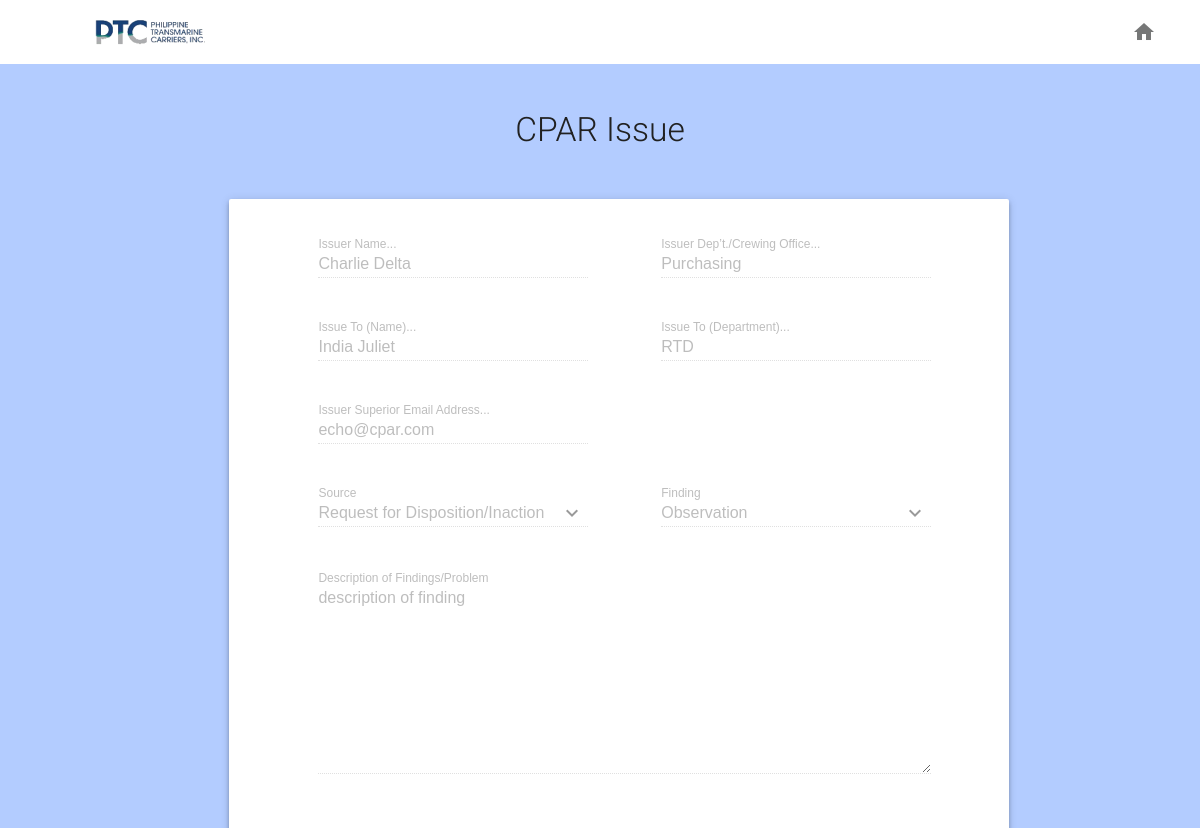
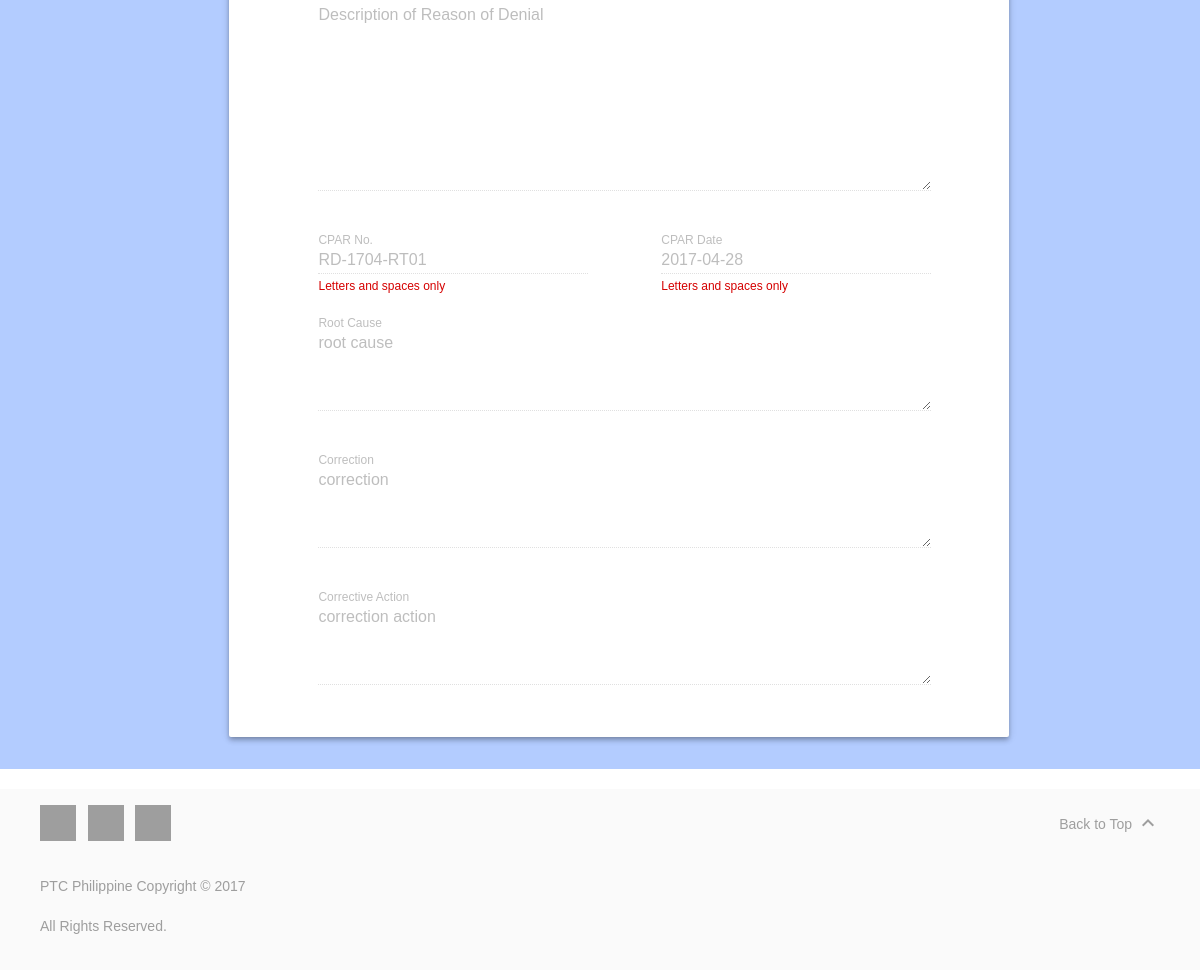
/issuer-view-issue.php?issue_id_to_view=1 (signed in), run on the app's committed database (2 pictures, top to bottom).
### tables this page shows
CREATE TABLE `iss` (
  `ISS_ID` int(11) NOT NULL AUTO_INCREMENT,
  `ISS_SRC` varchar(50) DEFAULT NULL,
  `ISS_FNDNG` varchar(50) DEFAULT NULL,
  `ISS_FNDNG_DSC` longtext,
  `ISS_APPRVL_STS` varchar(50) DEFAULT NULL,
  `ISS_VLDT_STS` varchar(50) DEFAULT NULL,
  `ISS_RSN_FR_DNL` longtext,
  `ISS_DT` date DEFAULT NULL,
  `ISS_TM` time DEFAULT NULL,
  `ISS_USR_ISSR_ID` int(11) DEFAULT NULL,
  `ISS_USR_SPR_ID` int(11) DEFAULT NULL,
  `ISS_USR_CNCRN_ID` int(11) DEFAULT NULL,
  `ISS_CNCRN_ID` int(11) DEFAULT NULL,
  `ISS_DT_CRTD` date DEFAULT NULL,
  `ISS_DT_APPRVD` date DEFAULT NULL,
  PRIMARY KEY (`ISS_ID`),
  KEY `ISS_USR_ID` (`ISS_USR_ISSR_ID`),
  KEY `ISS_USR_SPR_ID` (`ISS_USR_SPR_ID`),
  KEY `ISS_USR_CNCRN_ID` (`ISS_USR_CNCRN_ID`),
  KEY `ISS_CNCRN_ID` (`ISS_CNCRN_ID`)
);

CREATE TABLE `usr` (
  `USR_ID` int(11) unsigned NOT NULL AUTO_INCREMENT,
  `USR_NM` varchar(25) DEFAULT NULL,
  `USR_EML` varchar(25) DEFAULT NULL,
  `USR_DPRTMNT` varchar(25) DEFAULT NULL,
  `USR_ACCNT_ID` int(11) unsigned DEFAULT NULL,
  `USR_ACCNT_TYP_ID` int(11) unsigned DEFAULT NULL,
  PRIMARY KEY (`USR_ID`),
  KEY `U_ACCNT_ID` (`USR_ACCNT_ID`),
  KEY `USR_ACCNT_TYP` (`USR_ACCNT_TYP_ID`)
);

CREATE TABLE `iss_cncrn` (
  `ISS_CNCRN_ID` int(11) unsigned NOT NULL AUTO_INCREMENT,
  `ISS_CPR_NMBR` varchar(255) DEFAULT NULL,
  `ISS_RT_CSE` longtext,
  `ISS_CRRCTN` longtext,
  `ISS_CRRCTN_ACTN` longtext,
  `ISS_CPR_DT` date DEFAULT NULL,
  `ISS_CNCRN_CMPLTN_DT` date DEFAULT NULL,
  `ISS_CNCRN_DT_APPRVD` date DEFAULT NULL,
  `ISS_CNCRN_APPRVL_STS` varchar(50) DEFAULT NULL,
  `ISS_CNCRN_VLDT_STS` varchar(50) DEFAULT NULL,
  `ISS_CNCRN_RSN_FR_DNL` longtext,
  `ISS_CNCRN_ISS_ID` int(11) unsigned DEFAULT NULL,
  PRIMARY KEY (`ISS_CNCRN_ID`),
  KEY `ISS_CNCRN_ISS_ID` (`ISS_CNCRN_ISS_ID`)
);

### include/view_issue_load_data.php (called while the page is built, shortened)
<?php
require_once('connect/connect.php');
if(isset($_GET['issue_id_to_view'])){
	$iss_id = $_GET['issue_id_to_view'];
	$sql_stmt = 'SELECT *
					FROM ISS
					WHERE ISS.ISS_ID = ' . $iss_id . ' LIMIT 1';
	if($sql = mysqli_query($con, $sql_stmt)) {
		while ($row = mysqli_fetch_array($sql, MYSQLI_ASSOC)){
			$iss_apprvl_sts = $row['ISS_APPRVL_STS'];
			$iss_vldt_sts = $row['ISS_VLDT_STS'];
			$iss_rsn_fr_dnl = $row['ISS_RSN_FR_DNL'];
			$iss_emp_id = $row['ISS_CNCRN_ID'];
			$iss_dt_apprvd = $row['ISS_DT_APPRVD'];
			$iss_data[] = $row;
		}
	}
	if($iss_apprvl_sts == 'Denied' || $iss_vldt_sts == 'VALIDATE' || empty($iss_vldt_sts)
		|| !empty($iss_rsn_fr_dnl) || empty($iss_emp_id) || empty($iss_dt_apprvd)) {
		$sql_stmt = 'SELECT *
						FROM ISS, USR
						WHERE ISS.ISS_USR_ISSR_ID=USR.USR_ID
						AND ISS.ISS_ID='.$iss_id.' LIMIT 1';
		if($sql = mysqli_query($con, $sql_stmt)) {
			while ($row = mysqli_fetch_array($sql, MYSQLI_ASSOC)) {
				$issr_data[] = $row;
			}
		}
		$sql_stmt = 'SELECT *
						FROM ISS, USR
						WHERE ISS.ISS_USR_SPR_ID=USR.USR_ID
						AND ISS.ISS_ID='.$iss_id.' LIMIT 1';
		if($sql = mysqli_query($con, $sql_stmt)) {
			while ($row = mysqli_fetch_array($sql, MYSQLI_ASSOC)) {
				$spr_data[] = $row;
			}
		}
		$sql_stmt = 'SELECT *
						FROM ISS, USR
						WHERE ISS.ISS_USR_CNCRN_ID=USR.USR_ID
						AND ISS.ISS_ID='.$iss_id.' LIMIT 1';
		if($sql = mysqli_query($con, $sql_stmt)) {
			while ($row = mysqli_fetch_array($sql, MYSQLI_ASSOC)) {
				$emp_data[] = $row;
			}
		}
	} else {
		$sql_stmt = 'SELECT *
						FROM ISS, ISS_CNCRN, USR
						WHERE ISS.ISS_ID=ISS_CNCRN.ISS_CNCRN_ISS_ID
						AND ISS.ISS_USR_ISSR_ID=USR.USR_ID
						AND ISS.ISS_ID='.$iss_id.' LIMIT 1';
		if($sql = mysqli_query($con, $sql_stmt)) {
			while ($row = mysqli_fetch_array($sql, MYSQLI_ASSOC)) {
				$cpar_no = $row['ISS_CPR_NMBR'];
				$cpar_date = $row['ISS_CPR_DT'];
				$root_cause = $row['ISS_RT_CSE'];
				$correction = $row['ISS_CRRCTN'];
				$correction_action = $row['ISS_CRRCTN_ACTN'];
				$issr_data[] = $row;
			}
		}
		$sql_stmt = 'SELECT *
						FROM ISS, ISS_CNCRN, USR
						WHERE ISS.ISS_ID=ISS_CNCRN.ISS_CNCRN_ISS_ID
						AND ISS.ISS_USR_SPR_ID=USR.USR_ID
						AND ISS.ISS_ID='.$iss_id.' LIMIT 1';
		if($sql = mysqli_query($con, $sql_stmt)) {
			while ($row = mysqli_fetch_array($sql, MYSQLI_ASSOC)) {
				$spr_data[] = $row;
			}
		}
		$sql_stmt = 'SELECT *
						FROM ISS, ISS_CNCRN, USR
						WHERE ISS.ISS_ID=ISS_CNCRN.ISS_CNCRN_ISS_ID
						AND ISS.ISS_USR_CNCRN_ID=USR.USR_ID
						AND ISS.ISS_ID='.$iss_id.' LIMIT 1';
		if($sql = mysqli_query($con, $sql_stmt)) {
			while ($row = mysqli_fetch_array($sql, MYSQLI_ASSOC)) {
				$emp_data[] = $row;
			}
		}
	}
}
?>

### issuer-view-issue.php (the view, shortened to what this page needs)
<!doctype html>
<html lang="en">
  <?php include_once('header.php');
		require_once('include/check_session.php');
		require_once('include/view_issue_load_data.php');
	?>
  <body>
    <div class="mdl-layout mdl-js-layout mdl-layout--fixed-header">
      <?php include_once('issuer/issuer-manage-account-topbar.php'); ?>
         <main class="android-content mdl-layout__content">
           <div class="page-content" style="background-color: #b3ccff">
          <br>
           <div class="mdl-tabs__panel is-active" id="demo">
              <h1>CPAR Issue</h1>
       <div class="mdl-grid">
            <div class="mdl-cell mdl-cell--2-col"></div>
            <div class="mdl-cell mdl-cell--10-col">
               <div class="mdl-grid portfolio-max-width portfolio-contact">
                <div class="mdl-cell mdl-cell--10-col mdl-card mdl-shadow--4dp">
                    <div class="mdl-card__supporting-text">
                            <form action="#" class="">
                                 <div class="mdl-grid">
                                    <div class="mdl-cell mdl-cell--1-col"></div>
                                     <div class="mdl-cell mdl-cell--5-col">
                                        <div class="mdl-textfield mdl-js-textfield mdl-textfield--floating-label" style="width: 100%">
                                            <input class="mdl-textfield__input" pattern="[A-Z,a-z, ]*" type="text" id="Name" value="<?php echo $issr_data[0]['USR_NM'];?>" disabled="true">
                                            <label class="mdl-textfield__label" for="Name">Issuer Name...</label>
                                        </div>
                                     </div>
                                     <div class="mdl-cell mdl-cell--1-col"></div>
                                     <div class="mdl-cell mdl-cell--5-col">
                                          <div class="mdl-textfield mdl-js-textfield mdl-textfield--floating-label" style="width: 100%">
                                            <input class="mdl-textfield__input" pattern="[A-Z,a-z, ]*" type="text" id="Name" value="<?php echo $issr_data[0]['USR_DPRTMNT'];?>" disabled="true">
                                            <label class="mdl-textfield__label" for="Name">Issuer Dep’t./Crewing Office...</label>
                                        </div>
                                     </div>
                                    <div class="mdl-cell mdl-cell--1-col"></div>
                                     <div class="mdl-cell mdl-cell--5-col">
                                       <div class="mdl-textfield mdl-js-textfield mdl-textfield--floating-label" style="width: 100%">
                                            <input class="mdl-textfield__input" pattern="[A-Z,a-z, ]*" type="text" id="Name"  value="<?php echo $emp_data[0]['USR_NM'];?>" disabled="true">
                                            <label class="mdl-textfield__label" for="Name">Issue To (Name)...</label>
                                        </div>
                                     </div>
                                     <div class="mdl-cell mdl-cell--1-col"></div>
                                     <div class="mdl-cell mdl-cell--5-col">
                                        <div class="mdl-textfield mdl-js-textfield mdl-textfield--floating-label" style="width: 100%">
                                            <input class="mdl-textfield__input" pattern="[A-Z,a-z, ]*" type="text" id="Name"  value="<?php echo $emp_data[0]['USR_DPRTMNT'];?>" disabled="true">
                                            <label class="mdl-textfield__label" for="Name">Issue To (Department)...</label>
                                        </div>
                                     </div>
                                     <div class="mdl-cell mdl-cell--1-col"></div>
                                     <div class="mdl-cell mdl-cell--5-col">
                                        <div class="mdl-textfield mdl-js-textfield mdl-textfield--floating-label" style="width: 100%">
                                            <input class="mdl-textfield__input" pattern="[A-Z,a-z,0-9,@,. ]*" type="email" id="Name"  value="<?php echo $spr_data[0]['USR_EML'];?>" disabled="true">
                                            <label class="mdl-textfield__label" for="Name">Issuer Superior Email Address...</label>
                                         </div>
                                     </div>
                                    <div class="mdl-cell mdl-cell--6-col"></div>
                                     <br>
                                    <div class="mdl-cell mdl-cell--1-col"></div>
                                     <div class="mdl-cell mdl-cell--5-col">
                                        <div class="mdl-textfield mdl-js-textfield mdl-textfield--floating-label getmdl-select getmdl-select__fullwidth getmdl-select__fix-height">
                                            <input class="mdl-textfield__input" type="text" id="sample" readonly tabIndex="-1"  value="<?php echo $iss_data[0]['ISS_SRC'];?>" disabled="true">
                                            <label for="sample2">
                                                <i class="mdl-icon-toggle__label material-icons">keyboard_arrow_down</i>
                                            </label>
                                            <label for="sample" class="mdl-textfield__label">Source</label>
                                        </div>
                                     </div>
                                     <br>
                                     <div class="mdl-cell mdl-cell--1-col"></div>
                                     <div class="mdl-cell mdl-cell--5-col">
                                        <div class="mdl-textfield mdl-js-textfield mdl-textfield--floating-label getmdl-select getmdl-select__fullwidth getmdl-select__fix-height">
                                            <input class="mdl-textfield__input" type="text" id="sample2" value="<?php echo $iss_data[0]['ISS_FNDNG'];?>" readonly tabIndex="-1" disabled="true">
                                            <label for="sample2">
                                                <i class="mdl-icon-toggle__label material-icons">keyboard_arrow_down</i>
                                            </label>
                                            <label for="sample2" class="mdl-textfield__label">Finding</label>
                                        </div>
                                     </div>
                                     <br>
                                     <div class="mdl-cell mdl-cell--1-col"></div>
                                     <div class="mdl-cell mdl-cell--11-col">
                                        <div class="mdl-textfield mdl-js-textfield mdl-textfield--floating-label" style="width: 100%">
                                            <textarea disabled="true" class="mdl-textfield__input" type="text" rows= "10" cols="15" id="sample5" ><?php echo $iss_data[0]['ISS_FNDNG_DSC'];?></textarea>
                                            <label class="mdl-textfield__label" for="sample5">Description of Findings/Problem</label>
                                          </div>
                                    </div>
									<div class="mdl-cell mdl-cell--1-col"></div>
                                     <div class="mdl-cell mdl-cell--11-col">
                                        <div class="mdl-textfield mdl-js-textfield mdl-textfield--floating-label" style="width: 100%">
                                            <textarea name="reason_for_denial_desc" class="mdl-textfield__input" type="text" rows= "10" cols="15" disabled="true" id="sample5" ><?php echo $iss_rsn_fr_dnl;?></textarea>
                                            <label class="mdl-textfield__label" for="sample5">Description of Reason of Denial</label>
                                          </div>
                                    </div>
									<div class="mdl-cell mdl-cell--1-col"></div>
                                     <div class="mdl-cell mdl-cell--5-col">
                                        <div class="mdl-textfield mdl-js-textfield mdl-textfield--floating-label" style="width: 100%">
                                            <input name="cpar_no" class="mdl-textfield__input" pattern="[A-Z,a-z, ]*" type="text" id="Name" disabled="true" value="<?php echo $cpar_no;?>">
                                            <label class="mdl-textfield__label" for="Name">CPAR No.</label>
                                            <span class="mdl-textfield__error">Letters and spaces only</span>
                                        </div>
                                     </div>
                                     <div class="mdl-cell mdl-cell--1-col"></div>
                                     <div class="mdl-cell mdl-cell--5-col">
                                          <div class="mdl-textfield mdl-js-textfield mdl-textfield--floating-label" style="width: 100%">
                                            <input name="cpar_date" class="mdl-textfield__input" pattern="[A-Z,a-z, ]*" type="text" id="Name" disabled="true" value="<?php echo $cpar_date;?>">
                                            <label class="mdl-textfield__label" for="Name">CPAR Date</label>
                                            <span class="mdl-textfield__error">Letters and spaces only</span>
                                        </div>
                                     </div>
                                     <br>
                                     <div class="mdl-cell mdl-cell--1-col"></div>
                                     <div class="mdl-cell mdl-cell--11-col">
                                        <div class="mdl-textfield mdl-js-textfield mdl-textfield--floating-label" style="width: 100%">
                                            <textarea name="root_cause" class="mdl-textfield__input" type="text" rows= "4" cols="15" id="sample5" disabled="true" ><?php echo $root_cause;?></textarea>
                                            <label class="mdl-textfield__label" for="sample5">Root Cause</label>
                                          </div>
                                     </div>
                                     <div class="mdl-cell mdl-cell--1-col"></div>
                                     <div class="mdl-cell mdl-cell--11-col">
                                        <div class="mdl-textfield mdl-js-textfield mdl-textfield--floating-label" style="width: 100%">
                                            <textarea name="correction" class="mdl-textfield__input" type="text" rows= "4" cols="15" id="sample5" disabled="true" ><?php echo $correction;?></textarea>
                                            <label class="mdl-textfield__label" for="sample5">Correction</label>
                                          </div>
                                     </div>
                                     <div class="mdl-cell mdl-cell--1-col"></div>
                                     <div class="mdl-cell mdl-cell--11-col">
                                        <div class="mdl-textfield mdl-js-textfield mdl-textfield--floating-label" style="width: 100%">
                                            <textarea name="correction_action" class="mdl-textfield__input" type="text" rows= "4" cols="15" id="sample5" disabled="true" ><?php echo $correction_action;?></textarea>
                                            <label class="mdl-textfield__label" for="sample5">Corrective Action</label>
                                          </div>
                                     </div>
                                     <br>
                                     <br>
                                     <br>
                                </div>
                            </form>
                    </div>
                </div>
                </div>
            </div>
           </div>
            </div>
          </div>
       <?php include_once('issuer/issuer-footer.php'); ?>
      </main>
    </div>
  </body>
</html>

### data on the page
iss: USR_NM "Charlie Delta", USR_DPRTMNT "Purchasing", USR_NM "India Juliet", USR_DPRTMNT "RTD", USR_EML "echo@cpar.com", ISS_SRC "Request for Disposition/Inaction", ISS_FNDNG "Observation", ISS_FNDNG_DSC "description of finding", cpar_no "RD-1704-RT01", cpar_date "2017-04-28", root_cause "root cause", correction "correction", correction_action "correction action"
